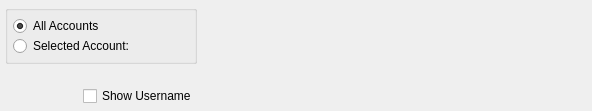
<?xml version="1.0" encoding="UTF-8"?>
<ui version="4.0">
 <comment>This file is part of the xTuple ERP: PostBooks Edition, a free and
open source Enterprise Resource Planning software suite,
Copyright (c) 1999-2011 by OpenMFG LLC, d/b/a xTuple.
It is licensed to you under the Common Public Attribution License
version 1.0, the full text of which (including xTuple-specific Exhibits)
is available at www.xtuple.com/CPAL.  By using this software, you agree
to be bound by its terms.</comment>
 <class>dspVoucherRegister</class>
 <widget class="QWidget" name="dspVoucherRegister">
  <property name="geometry">
   <rect>
    <x>0</x>
    <y>0</y>
    <width>592</width>
    <height>111</height>
   </rect>
  </property>
  <property name="windowTitle">
   <string>Voucher Register</string>
  </property>
  <layout class="QHBoxLayout" name="horizontalLayout">
   <item>
    <layout class="QVBoxLayout">
     <property name="spacing">
      <number>0</number>
     </property>
     <item>
      <widget class="QGroupBox" name="_accountGroup">
       <property name="title">
        <string/>
       </property>
       <layout class="QVBoxLayout">
        <property name="spacing">
         <number>0</number>
        </property>
        <property name="margin">
         <number>5</number>
        </property>
        <item>
         <widget class="QRadioButton" name="_allAccounts">
          <property name="text">
           <string>All Accounts</string>
          </property>
          <property name="checked">
           <bool>true</bool>
          </property>
         </widget>
        </item>
        <item>
         <layout class="QHBoxLayout">
          <property name="spacing">
           <number>5</number>
          </property>
          <item>
           <widget class="QRadioButton" name="_selectedAccount">
            <property name="text">
             <string>Selected Account:</string>
            </property>
           </widget>
          </item>
          <item>
           <widget class="GLCluster" name="_account">
            <property name="enabled">
             <bool>false</bool>
            </property>
           </widget>
          </item>
         </layout>
        </item>
       </layout>
      </widget>
     </item>
     <item>
      <spacer>
       <property name="orientation">
        <enum>Qt::Vertical</enum>
       </property>
       <property name="sizeType">
        <enum>QSizePolicy::Expanding</enum>
       </property>
       <property name="sizeHint" stdset="0">
        <size>
         <width>20</width>
         <height>0</height>
        </size>
       </property>
      </spacer>
     </item>
     <item>
      <layout class="QHBoxLayout">
       <property name="spacing">
        <number>0</number>
       </property>
       <item>
        <spacer>
         <property name="orientation">
          <enum>Qt::Horizontal</enum>
         </property>
         <property name="sizeType">
          <enum>QSizePolicy::Expanding</enum>
         </property>
         <property name="sizeHint" stdset="0">
          <size>
           <width>40</width>
           <height>20</height>
          </size>
         </property>
        </spacer>
       </item>
       <item>
        <widget class="XCheckBox" name="_showUsername">
         <property name="text">
          <string>Show Username</string>
         </property>
        </widget>
       </item>
      </layout>
     </item>
    </layout>
   </item>
   <item>
    <layout class="QVBoxLayout">
     <property name="spacing">
      <number>0</number>
     </property>
     <item>
      <layout class="QHBoxLayout">
       <property name="spacing">
        <number>0</number>
       </property>
       <item>
        <widget class="DateCluster" name="_dates"/>
       </item>
       <item>
        <spacer>
         <property name="orientation">
          <enum>Qt::Horizontal</enum>
         </property>
         <property name="sizeType">
          <enum>QSizePolicy::Expanding</enum>
         </property>
         <property name="sizeHint" stdset="0">
          <size>
           <width>0</width>
           <height>16</height>
          </size>
         </property>
        </spacer>
       </item>
      </layout>
     </item>
     <item>
      <spacer>
       <property name="orientation">
        <enum>Qt::Vertical</enum>
       </property>
       <property name="sizeType">
        <enum>QSizePolicy::Expanding</enum>
       </property>
       <property name="sizeHint" stdset="0">
        <size>
         <width>20</width>
         <height>0</height>
        </size>
       </property>
      </spacer>
     </item>
    </layout>
   </item>
   <item>
    <spacer name="horizontalSpacer">
     <property name="orientation">
      <enum>Qt::Horizontal</enum>
     </property>
     <property name="sizeHint" stdset="0">
      <size>
       <width>11</width>
       <height>20</height>
      </size>
     </property>
    </spacer>
   </item>
  </layout>
 </widget>
 <layoutdefault spacing="5" margin="5"/>
 <pixmapfunction>qPixmapFromMimeSource</pixmapfunction>
 <customwidgets>
  <customwidget>
   <class>DateCluster</class>
   <extends>QWidget</extends>
   <header>datecluster.h</header>
  </customwidget>
  <customwidget>
   <class>GLCluster</class>
   <extends>QWidget</extends>
   <header>glcluster.h</header>
  </customwidget>
  <customwidget>
   <class>XCheckBox</class>
   <extends>QCheckBox</extends>
   <header>xcheckbox.h</header>
  </customwidget>
 </customwidgets>
 <tabstops>
  <tabstop>_allAccounts</tabstop>
  <tabstop>_selectedAccount</tabstop>
  <tabstop>_account</tabstop>
  <tabstop>_dates</tabstop>
  <tabstop>_showUsername</tabstop>
 </tabstops>
 <resources/>
 <connections>
  <connection>
   <sender>_selectedAccount</sender>
   <signal>toggled(bool)</signal>
   <receiver>_account</receiver>
   <slot>setEnabled(bool)</slot>
   <hints>
    <hint type="sourcelabel">
     <x>20</x>
     <y>20</y>
    </hint>
    <hint type="destinationlabel">
     <x>20</x>
     <y>20</y>
    </hint>
   </hints>
  </connection>
 </connections>
</ui>
